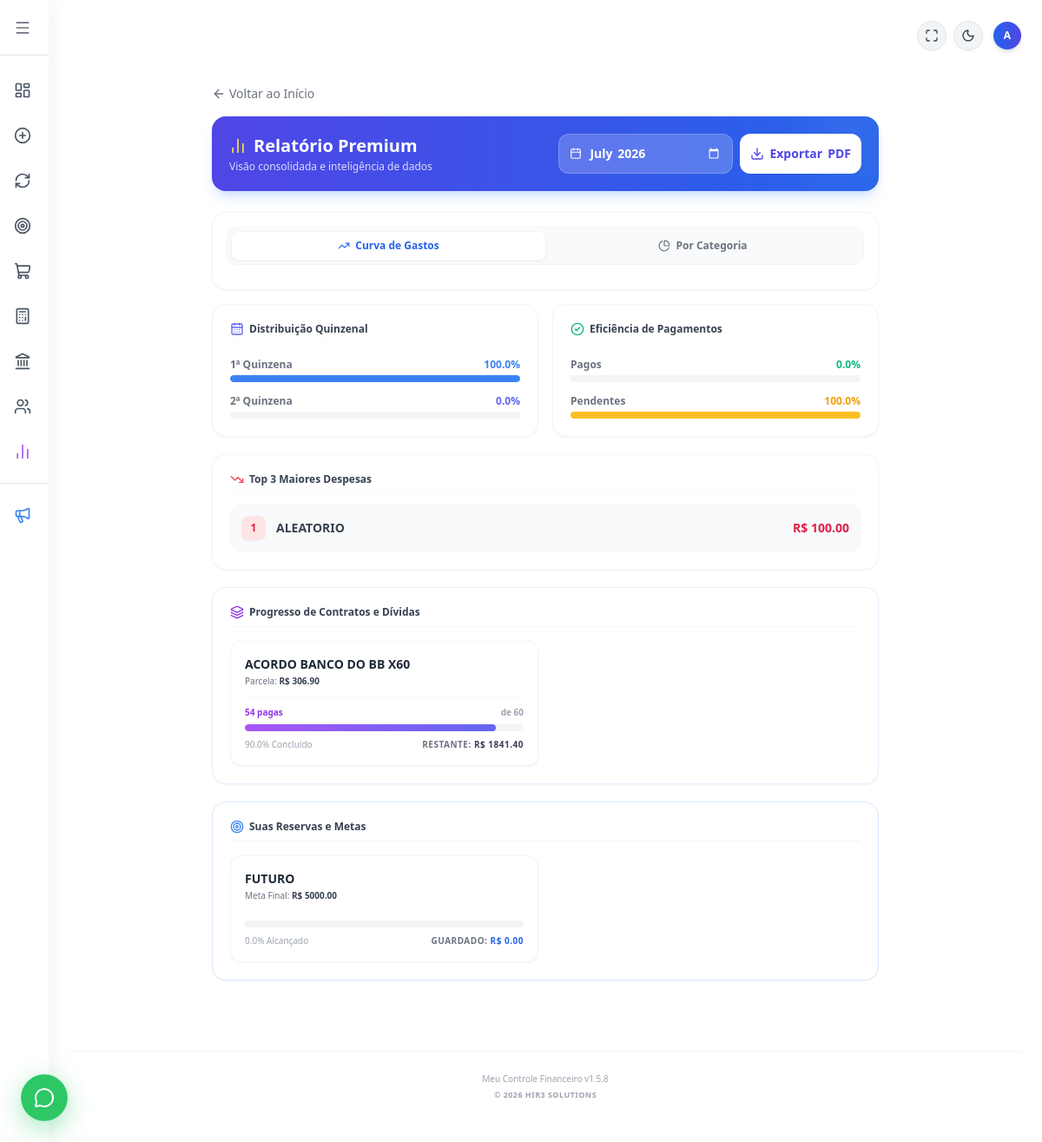
Page /relatorios_avancados (signed in) on the earlier database version.
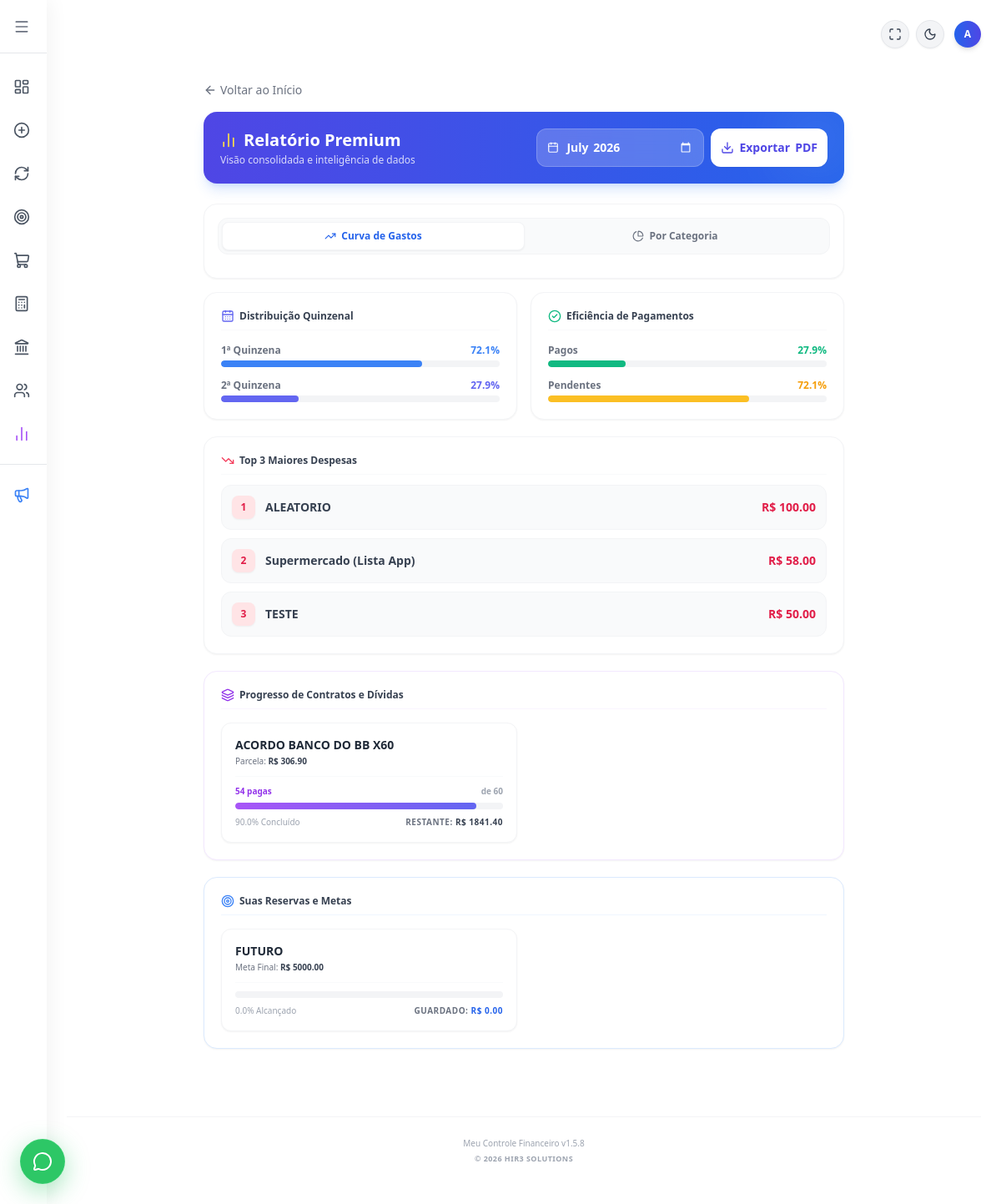
Same page on the later database version.
### tables this page shows
CREATE TABLE gastos (
            id INTEGER PRIMARY KEY AUTOINCREMENT,
            descricao TEXT NOT NULL,
            categoria TEXT NOT NULL,
            valor REAL NOT NULL,
            quinzena INTEGER NOT NULL,
            status TEXT NOT NULL,
            data TEXT NOT NULL 
        , usuario_id INTEGER DEFAULT 1);

CREATE TABLE dividas (
        id INTEGER PRIMARY KEY AUTOINCREMENT,
        usuario_id INTEGER,
        descricao TEXT,
        valor_total REAL,
        total_parcelas INTEGER,
        parcelas_pagas INTEGER DEFAULT 0,
        valor_parcela REAL, status TEXT DEFAULT 'ATIVA',
        FOREIGN KEY(usuario_id) REFERENCES usuarios(id)
        );

CREATE TABLE reservas (
            id INTEGER PRIMARY KEY AUTOINCREMENT,
            nome TEXT NOT NULL,
            meta REAL NOT NULL,
            guardado REAL DEFAULT 0
        , usuario_id INTEGER DEFAULT 1);

### flask_app.py (the view)
@app.route('/relatorios_avancados')
def relatorios_avancados():
    if 'logado' not in session:
        return redirect(url_for('login'))
    user_id = session.get('user_id')
    mes_atual = datetime.now().strftime('%Y-%m')
    mes_filtro = request.args.get('mes', mes_atual)
    conexao = sqlite3.connect('financas.db')
    conexao.row_factory = sqlite3.Row
    cursor = conexao.cursor()
    cursor.execute("SELECT licenca FROM usuarios WHERE id = ?", (user_id,))
    user_db = cursor.fetchone()
    if user_db and user_db['licenca'] != 'Premium' and user_id != 1:
        conexao.close()
        return render_template('telas/bloqueado.html')
    cursor.execute('SELECT * FROM gastos WHERE data LIKE ? AND usuario_id = ? ORDER BY data DESC', (mes_filtro + '%', user_id))
    lista_gastos = cursor.fetchall()
    total_gastos = sum(float(g['valor']) for g in lista_gastos)
    cursor.execute('''SELECT substr(data, 9, 2) as dia, SUM(valor) as total FROM gastos
                      WHERE data LIKE ? AND usuario_id = ? GROUP BY dia ORDER BY dia''', (mes_filtro + '%', user_id))
    dados_grafico = cursor.fetchall()
    dias_grafico = [row['dia'] for row in dados_grafico]
    valores_grafico = [float(row['total']) for row in dados_grafico]
    cursor.execute("SELECT * FROM dividas WHERE usuario_id = ?", (user_id,))
    dividas_banco = cursor.fetchall()
    lista_dividas_relatorio = []
    for d in dividas_banco:
        divida = dict(d)
        total_p = divida['total_parcelas']
        pagas = divida['parcelas_pagas']
        valor_parc = divida['valor_parcela']
        divida['perc_paga'] = round((pagas / total_p) * 100, 1) if total_p > 0 else 0
        divida['saldo_restante'] = (total_p - pagas) * valor_parc
        lista_dividas_relatorio.append(divida)
    cursor.execute("SELECT * FROM reservas WHERE usuario_id = ?", (user_id,))
    lista_reservas_relatorio = cursor.fetchall()
    conexao.close()
    categorias_dict = {}
    for g in lista_gastos:
        cat = g['categoria']
        categorias_dict[cat] = categorias_dict.get(cat, 0) + float(g['valor'])
    total_q1 = sum(float(g['valor']) for g in lista_gastos if str(g['quinzena']) == '1')
    total_q2 = sum(float(g['valor']) for g in lista_gastos if str(g['quinzena']) == '2')
    perc_q1 = round((total_q1 / total_gastos * 100), 1) if total_gastos > 0 else 0
    perc_q2 = round((total_q2 / total_gastos * 100), 1) if total_gastos > 0 else 0
    total_pago = sum(float(g['valor']) for g in lista_gastos if g['status'] == 'PAGO')
    total_pendente = sum(float(g['valor']) for g in lista_gastos if g['status'] == 'PENDENTE')
    perc_pago = round((total_pago / total_gastos * 100), 1) if total_gastos > 0 else 0
    perc_pendente = round((total_pendente / total_gastos * 100), 1) if total_gastos > 0 else 0
    top3_gastos = sorted(lista_gastos, key=lambda x: float(x['valor']), reverse=True)[:3]
    return render_template('telas/relatorios_avancados.html',
                           mes_filtro=mes_filtro,
                           dias_grafico=dias_grafico, valores_grafico=valores_grafico,
                           labels_categorias=list(categorias_dict.keys()), valores_categorias=list(categorias_dict.values()),
                           perc_q1=perc_q1, perc_q2=perc_q2,
                           perc_pago=perc_pago, perc_pendente=perc_pendente,
                           top3_gastos=top3_gastos,
                           dividas=lista_dividas_relatorio, reservas=lista_reservas_relatorio)

### flask_app.py (called while the page is built)
@app.context_processor
def inject_global_vars():
    versao = "1.5.8"
    data_formatada = datetime.now().strftime('%B %Y').capitalize()
    return dict(
        versao_atual=versao,
        data_atual=data_formatada
    )

### templates/telas/relatorios_avancados.html (shortened to what the changed rows need)
{% extends "base.html" %}
{% block content %}
<div class="max-w-3xl mx-auto px-3 md:px-0 pb-12 mt-2 md:mt-4">
    <div class="flex flex-col md:flex-row justify-between gap-4 mb-5 md:mb-6 bg-gradient-to-r from-indigo-600 to-blue-600 p-4 md:p-5 rounded-2xl shadow-lg shadow-blue-500/20 text-white relative overflow-hidden">
        <div class="relative z-10">
            <h2 class="text-lg md:text-xl font-black flex items-center gap-2">
                <i data-lucide="bar-chart-2" class="w-5 h-5 text-yellow-300"></i> Relatório Premium
            </h2>
        </div>
    </div>
    <div id="conteudo-relatorio">
        <div class="grid grid-cols-1 md:grid-cols-2 gap-3 md:gap-4 mb-4 md:mb-5">
            <div class="bg-white dark:bg-gray-800 p-3.5 md:p-5 rounded-2xl shadow-sm border border-gray-100 dark:border-gray-700">
                <div class="mb-3.5">
                    <div class="flex justify-between text-[10px] md:text-xs mb-1 font-bold"><span class="text-gray-500 dark:text-gray-400">1ª Quinzena</span><span class="text-blue-500">{{ perc_q1 }}%</span></div>
                    <div class="w-full bg-gray-100 dark:bg-gray-900 rounded-full h-1.5 md:h-2 overflow-hidden"><div class="bg-blue-500 h-full rounded-full transition-all" style="width: {{ perc_q1 }}%"></div></div>
                </div>
                <div>
                    <div class="flex justify-between text-[10px] md:text-xs mb-1 font-bold"><span class="text-gray-500 dark:text-gray-400">2ª Quinzena</span><span class="text-indigo-500">{{ perc_q2 }}%</span></div>
                    <div class="w-full bg-gray-100 dark:bg-gray-900 rounded-full h-1.5 md:h-2 overflow-hidden"><div class="bg-indigo-500 h-full rounded-full transition-all" style="width: {{ perc_q2 }}%"></div></div>
                </div>
            </div>
            <div class="bg-white dark:bg-gray-800 p-3.5 md:p-5 rounded-2xl shadow-sm border border-gray-100 dark:border-gray-700">
                <div class="mb-3.5">
                    <div class="flex justify-between text-[10px] md:text-xs mb-1 font-bold"><span class="text-gray-500 dark:text-gray-400">Pagos</span><span class="text-emerald-500">{{ perc_pago }}%</span></div>
                    <div class="w-full bg-gray-100 dark:bg-gray-900 rounded-full h-1.5 md:h-2 overflow-hidden"><div class="bg-emerald-500 h-full rounded-full transition-all" style="width: {{ perc_pago }}%"></div></div>
                </div>
                <div>
                    <div class="flex justify-between text-[10px] md:text-xs mb-1 font-bold"><span class="text-gray-500 dark:text-gray-400">Pendentes</span><span class="text-amber-500">{{ perc_pendente }}%</span></div>
                    <div class="w-full bg-gray-100 dark:bg-gray-900 rounded-full h-1.5 md:h-2 overflow-hidden"><div class="bg-amber-400 h-full rounded-full transition-all" style="width: {{ perc_pendente }}%"></div></div>
                </div>
            </div>
        </div>
        <div class="bg-white dark:bg-gray-800 p-4 md:p-5 rounded-2xl shadow-sm border border-gray-100 dark:border-gray-700 mb-4 md:mb-5">
            <div class="space-y-2.5">
                {% for gasto in top3_gastos %}
                <div class="flex justify-between items-center bg-gray-50 dark:bg-gray-900/50 p-2.5 md:p-3 rounded-xl border border-gray-100 dark:border-gray-700/60 transition-colors hover:bg-rose-50/50 dark:hover:bg-rose-900/10">
                    <div class="flex items-center gap-2 md:gap-3">
                        <div class="w-6 h-6 md:w-7 md:h-7 rounded-lg bg-rose-100 dark:bg-rose-900/30 flex justify-center items-center text-rose-600 text-[10px] md:text-xs font-black shadow-sm">
                            {{ loop.index }}
                        </div>
                        <span class="text-[11px] md:text-sm font-bold text-gray-700 dark:text-gray-200 truncate w-32 md:w-48">{{ gasto.descricao }}</span>
                    </div>
                    <span class="text-xs md:text-sm font-black text-rose-600 dark:text-rose-400">R$ {{ "%.2f"|format(gasto.valor) }}</span>
                </div>
                {% else %}
                <div class="text-center py-5 text-[11px] md:text-xs text-gray-400 font-medium">Nenhum gasto registrado para formar o ranking.</div>
                {% endfor %}
            </div>
        </div>
        <div class="bg-white dark:bg-gray-800 p-4 md:p-5 rounded-2xl shadow-sm border border-purple-100 dark:border-purple-900/30 mb-4 md:mb-5">
            <div class="grid grid-cols-1 md:grid-cols-2 gap-3 md:gap-4">
                {% for d in dividas %}
                <div class="bg-white dark:bg-gray-800 p-3.5 md:p-4 rounded-xl border border-gray-100 dark:border-gray-700 shadow-sm relative overflow-hidden group">
                    <div class="flex justify-between items-start mb-2.5">
                        <div class="pr-2">
                            <h4 class="text-xs md:text-sm font-bold text-gray-800 dark:text-gray-100 truncate w-36 md:w-48" title="{{ d.descricao }}">{{ d.descricao }}</h4>
                            <p class="text-[9px] md:text-[10px] text-gray-500 font-medium mt-0.5">Parcela: <strong class="text-gray-700 dark:text-gray-300">R$ {{ "%.2f"|format(d.valor_parcela) }}</strong></p>
                        </div>
                    </div>
                    <div class="mt-2 pt-2.5 border-t border-gray-50 dark:border-gray-700/50">
                        <div class="flex justify-between text-[9px] md:text-[10px] font-bold mb-1.5">
                            <span class="text-purple-600 dark:text-purple-400">{{ d.parcelas_pagas }} pagas</span>
                            <span class="text-gray-400">de {{ d.total_parcelas }}</span>
                        </div>
                        <div class="w-full bg-gray-100 dark:bg-gray-700 rounded-full h-1.5 md:h-2 overflow-hidden mb-2">
                            <div class="bg-gradient-to-r from-purple-500 to-indigo-500 h-full rounded-full transition-all duration-1000" style="width: {{ d.perc_paga }}%"></div>
                        </div>
                        <div class="flex justify-between items-center mt-2">
                            <span class="text-[9px] md:text-[10px] text-gray-400 font-medium">{{ d.perc_paga }}% Concluído</span>
                            <span class="text-[9px] md:text-[10px] text-gray-500 font-black uppercase tracking-wider">Restante: <span class="text-gray-700 dark:text-gray-300">R$ {{ "%.2f"|format(d.saldo_restante) }}</span></span>
                        </div>
                    </div>
                </div>
                {% else %}
                <div class="col-span-full text-center py-6 text-[11px] md:text-xs text-gray-400 font-medium bg-gray-50/50 dark:bg-gray-900/20 rounded-xl border border-dashed border-gray-200 dark:border-gray-700">
                    Nenhum contrato a longo prazo registrado no sistema.
                </div>
                {% endfor %}
            </div>
        </div>
        <div class="bg-white dark:bg-gray-800 p-4 md:p-5 rounded-2xl shadow-sm border border-blue-100 dark:border-blue-900/30">
            <div class="grid grid-cols-1 md:grid-cols-2 gap-3 md:gap-4">
                {% for r in reservas %}
                {% set porcentagem = 0 %}
                {% if r.meta > 0 %}
                    {% set porcentagem = (r.guardado / r.meta * 100) | round(1) %}
                {% endif %}
                {% if porcentagem > 100 %}{% set porcentagem = 100 %}{% endif %}
                <div class="bg-white dark:bg-gray-800 p-3.5 md:p-4 rounded-xl border border-gray-100 dark:border-gray-700 shadow-sm relative overflow-hidden group">
                    <div class="flex justify-between items-start mb-2.5">
                        <div class="pr-2">
                            <h4 class="text-xs md:text-sm font-bold text-gray-800 dark:text-gray-100 truncate w-36 md:w-48" title="{{ r.nome }}">{{ r.nome }}</h4>
                            <p class="text-[9px] md:text-[10px] text-gray-500 font-medium mt-0.5">Meta Final: <strong class="text-gray-700 dark:text-gray-300">R$ {{ "%.2f"|format(r.meta) }}</strong></p>
                        </div>
                    </div>
                    <div class="mt-2 pt-2.5 border-t border-gray-50 dark:border-gray-700/50">
                        <div class="w-full bg-gray-100 dark:bg-gray-700 rounded-full h-1.5 md:h-2 overflow-hidden mb-2">
                        </div>
                        <div class="flex justify-between items-center mt-2">
                            <span class="text-[9px] md:text-[10px] text-gray-400 font-medium">{{ porcentagem }}% Alcançado</span>
                            <span class="text-[9px] md:text-[10px] text-gray-500 font-black uppercase tracking-wider">Guardado: <span class="text-blue-600 dark:text-blue-400">R$ {{ "%.2f"|format(r.guardado) }}</span></span>
                        </div>
                    </div>
                </div>
                {% else %}
                <div class="col-span-full text-center py-6 text-[11px] md:text-xs text-gray-400 font-medium bg-gray-50/50 dark:bg-gray-900/20 rounded-xl border border-dashed border-gray-200 dark:border-gray-700">
                    Nenhuma reserva ou objetivo financeiro registrado.
                </div>
                {% endfor %}
            </div>
        </div>
    </div>
</div>
{% endblock %}

Differences in the rows shown:
added gastos: descricao "Supermercado (Lista App)", valor "58.00"
added gastos: descricao "TESTE", valor "50.00"
Other differences:
{{ perc_q1 }}: "100.0" → "72.1"
{{ perc_q1 }}: 100.0 → 72.1 (drawn)
{{ perc_q2 }}: "0.0" → "27.9"
{{ perc_pago }}: "0.0" → "27.9"
{{ perc_pendente }}: "100.0" → "72.1"
{{ perc_pendente }}: 100.0 → 72.1 (drawn)
